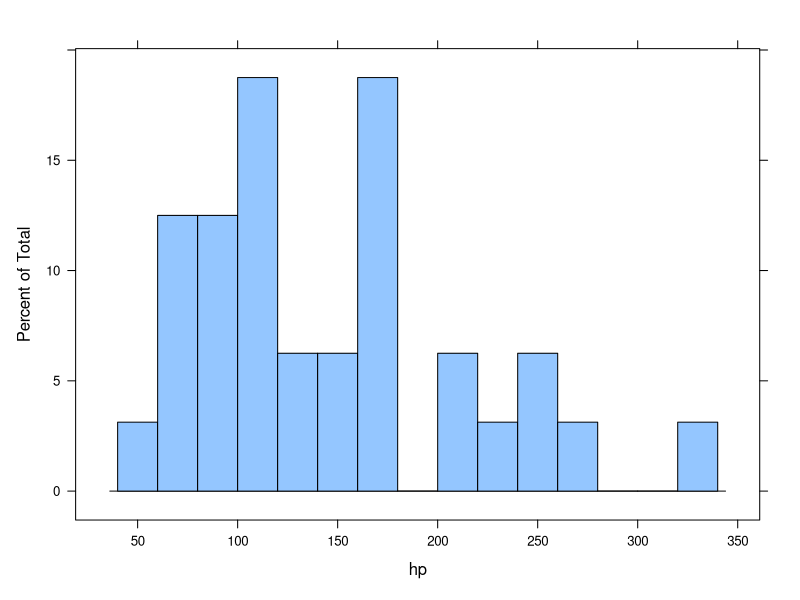

Here is the R script that generated this plot:
library(lattice)


input <- mtcars[,c('wt','mpg','hp','gear')]

histogram(~ hp,
            data = input,
            breaks = 16,
            plot.points = FALSE)
